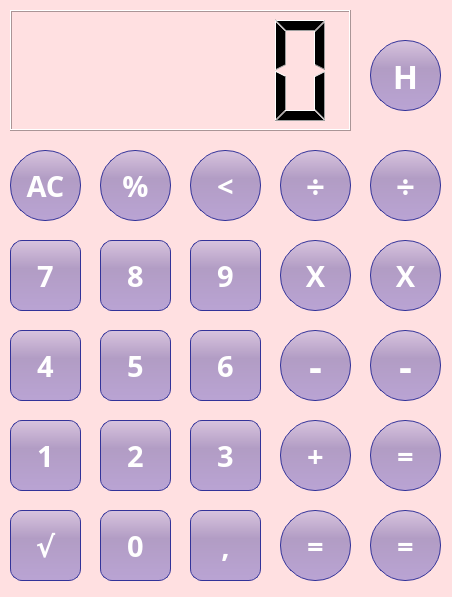
<?xml version="1.0" encoding="UTF-8"?>
<ui version="4.0">
 <class>MainWindow</class>
 <widget class="QMainWindow" name="MainWindow">
  <property name="geometry">
   <rect>
    <x>0</x>
    <y>0</y>
    <width>452</width>
    <height>597</height>
   </rect>
  </property>
  <property name="windowTitle">
   <string>MainWindow</string>
  </property>
  <property name="styleSheet">
   <string notr="true">

background-color:rgb(255, 224, 225)</string>
  </property>
  <property name="toolButtonStyle">
   <enum>Qt::ToolButtonStyle::ToolButtonTextBesideIcon</enum>
  </property>
  <widget class="QWidget" name="Botones">
   <widget class="QLCDNumber" name="LcdNumber">
    <property name="geometry">
     <rect>
      <x>10</x>
      <y>10</y>
      <width>341</width>
      <height>121</height>
     </rect>
    </property>
    <property name="maximumSize">
     <size>
      <width>341</width>
      <height>16777215</height>
     </size>
    </property>
    <property name="font">
     <font>
      <family>Segoe UI</family>
     </font>
    </property>
   </widget>
   <widget class="QPushButton" name="Bt_borrar">
    <property name="geometry">
     <rect>
      <x>10</x>
      <y>150</y>
      <width>71</width>
      <height>71</height>
     </rect>
    </property>
    <property name="font">
     <font>
      <family>Vrinda</family>
      <pointsize>22</pointsize>
      <italic>false</italic>
      <bold>true</bold>
     </font>
    </property>
    <property name="styleSheet">
     <string notr="true">QPushButton {
color: white;
background-color: QLinearGradient(spread:pad x1: 0, y1: 0, x2: 0, y2: 1, stop: 0.0 rgba(156,152,215,100), stop: 0.4 rgba(58,52,151,100), stop: 1.0 rgba(78,70,190,100));
border-width: 1px;
border-color: #339;
border-style: solid;
border-radius: 35;
padding: 3px;
padding-left: 5px;
padding-right: 5px;
font:bold;
font-family:Vrinda;
}</string>
    </property>
    <property name="text">
     <string>AC</string>
    </property>
   </widget>
   <widget class="QPushButton" name="Bt_porcentaje">
    <property name="geometry">
     <rect>
      <x>100</x>
      <y>150</y>
      <width>71</width>
      <height>71</height>
     </rect>
    </property>
    <property name="font">
     <font>
      <family>Vrinda</family>
      <pointsize>22</pointsize>
      <italic>false</italic>
      <bold>true</bold>
     </font>
    </property>
    <property name="styleSheet">
     <string notr="true">QPushButton {
color: white;
background-color: QLinearGradient(spread:pad x1: 0, y1: 0, x2: 0, y2: 1, stop: 0.0 rgba(156,152,215,100), stop: 0.4 rgba(58,52,151,100), stop: 1.0 rgba(78,70,190,100));
border-width: 1px;
border-color: #339;
border-style: solid;
border-radius: 35;;
padding: 3px;
padding-left: 5px;
padding-right: 5px;
font:bold;
font-family:Vrinda;
}</string>
    </property>
    <property name="text">
     <string>%</string>
    </property>
   </widget>
   <widget class="QPushButton" name="delete_2">
    <property name="geometry">
     <rect>
      <x>190</x>
      <y>150</y>
      <width>71</width>
      <height>71</height>
     </rect>
    </property>
    <property name="font">
     <font>
      <family>Vrinda</family>
      <pointsize>22</pointsize>
      <italic>false</italic>
      <bold>true</bold>
     </font>
    </property>
    <property name="styleSheet">
     <string notr="true">QPushButton {
color: white;
background-color: QLinearGradient(spread:pad x1: 0, y1: 0, x2: 0, y2: 1, stop: 0.0 rgba(156,152,215,100), stop: 0.4 rgba(58,52,151,100), stop: 1.0 rgba(78,70,190,100));
border-width: 1px;
border-color: #339;
border-style: solid;
border-radius: 35;;
padding: 3px;
padding-left: 5px;
padding-right: 5px;
font:bold;
font-family:Vrinda;
}</string>
    </property>
    <property name="text">
     <string>&lt;</string>
    </property>
   </widget>
   <widget class="QPushButton" name="Bt_dividir">
    <property name="geometry">
     <rect>
      <x>280</x>
      <y>150</y>
      <width>71</width>
      <height>71</height>
     </rect>
    </property>
    <property name="font">
     <font>
      <family>Vrinda</family>
      <pointsize>25</pointsize>
      <italic>false</italic>
      <bold>true</bold>
     </font>
    </property>
    <property name="styleSheet">
     <string notr="true">QPushButton {
color: white;
background-color: QLinearGradient(spread:pad x1: 0, y1: 0, x2: 0, y2: 1, stop: 0.0 rgba(156,152,215,100), stop: 0.4 rgba(58,52,151,100), stop: 1.0 rgba(78,70,190,100));
border-width: 1px;
border-color: #339;
border-style: solid;
border-radius: 35;;
padding: 3px;
padding-left: 5px;
padding-right: 5px;
font:bold;
font-family:Vrinda;
}</string>
    </property>
    <property name="text">
     <string>÷</string>
    </property>
   </widget>
   <widget class="QPushButton" name="Bu7">
    <property name="geometry">
     <rect>
      <x>10</x>
      <y>240</y>
      <width>71</width>
      <height>71</height>
     </rect>
    </property>
    <property name="font">
     <font>
      <family>Vrinda</family>
      <pointsize>22</pointsize>
      <italic>false</italic>
      <bold>true</bold>
     </font>
    </property>
    <property name="styleSheet">
     <string notr="true">QPushButton {
color: white;
background-color: QLinearGradient(spread:pad x1: 0, y1: 0, x2: 0, y2: 1, stop: 0.0 rgba(156,152,215,100), stop: 0.4 rgba(58,52,151,100), stop: 1.0 rgba(78,70,190,100));
border-width: 1px;
border-color: #339;
border-style: solid;
border-radius: 12;
padding: 3px;
padding-left: 5px;
padding-right: 5px;
font:bold;
font-family:Vrinda;
}</string>
    </property>
    <property name="text">
     <string>7</string>
    </property>
   </widget>
   <widget class="QPushButton" name="Bt_multi">
    <property name="geometry">
     <rect>
      <x>280</x>
      <y>240</y>
      <width>71</width>
      <height>71</height>
     </rect>
    </property>
    <property name="font">
     <font>
      <family>Vrinda</family>
      <pointsize>22</pointsize>
      <italic>false</italic>
      <bold>true</bold>
     </font>
    </property>
    <property name="styleSheet">
     <string notr="true">QPushButton {
color: white;
background-color: QLinearGradient(spread:pad x1: 0, y1: 0, x2: 0, y2: 1, stop: 0.0 rgba(156,152,215,100), stop: 0.4 rgba(58,52,151,100), stop: 1.0 rgba(78,70,190,100));
border-width: 1px;
border-color: #339;
border-style: solid;
border-radius: 35;
padding: 3px;
padding-left: 5px;
padding-right: 5px;
font:bold;
font-family:Vrinda;
}</string>
    </property>
    <property name="text">
     <string>X</string>
    </property>
   </widget>
   <widget class="QPushButton" name="Bu9">
    <property name="geometry">
     <rect>
      <x>190</x>
      <y>240</y>
      <width>71</width>
      <height>71</height>
     </rect>
    </property>
    <property name="font">
     <font>
      <family>Vrinda</family>
      <pointsize>22</pointsize>
      <italic>false</italic>
      <bold>true</bold>
     </font>
    </property>
    <property name="styleSheet">
     <string notr="true">QPushButton {
color: white;
background-color: QLinearGradient(spread:pad x1: 0, y1: 0, x2: 0, y2: 1, stop: 0.0 rgba(156,152,215,100), stop: 0.4 rgba(58,52,151,100), stop: 1.0 rgba(78,70,190,100));
border-width: 1px;
border-color: #339;
border-style: solid;
border-radius: 12;
padding: 3px;
padding-left: 5px;
padding-right: 5px;
font:bold;
font-family:Vrinda;
}</string>
    </property>
    <property name="text">
     <string>9</string>
    </property>
   </widget>
   <widget class="QPushButton" name="Bu8">
    <property name="geometry">
     <rect>
      <x>100</x>
      <y>240</y>
      <width>71</width>
      <height>71</height>
     </rect>
    </property>
    <property name="font">
     <font>
      <family>Vrinda</family>
      <pointsize>22</pointsize>
      <italic>false</italic>
      <bold>true</bold>
     </font>
    </property>
    <property name="styleSheet">
     <string notr="true">QPushButton {
color: white;
background-color: QLinearGradient(spread:pad x1: 0, y1: 0, x2: 0, y2: 1, stop: 0.0 rgba(156,152,215,100), stop: 0.4 rgba(58,52,151,100), stop: 1.0 rgba(78,70,190,100));
border-width: 1px;
border-color: #339;
border-style: solid;
border-radius: 12;
padding: 3px;
padding-left: 5px;
padding-right: 5px;
font:bold;
font-family:Vrinda;
}</string>
    </property>
    <property name="text">
     <string>8</string>
    </property>
   </widget>
   <widget class="QPushButton" name="Bu5">
    <property name="geometry">
     <rect>
      <x>100</x>
      <y>330</y>
      <width>71</width>
      <height>71</height>
     </rect>
    </property>
    <property name="font">
     <font>
      <family>Vrinda</family>
      <pointsize>22</pointsize>
      <italic>false</italic>
      <bold>true</bold>
     </font>
    </property>
    <property name="styleSheet">
     <string notr="true">QPushButton {
color: white;
background-color: QLinearGradient(spread:pad x1: 0, y1: 0, x2: 0, y2: 1, stop: 0.0 rgba(156,152,215,100), stop: 0.4 rgba(58,52,151,100), stop: 1.0 rgba(78,70,190,100));
border-width: 1px;
border-color: #339;
border-style: solid;
border-radius: 12;
padding: 3px;
padding-left: 5px;
padding-right: 5px;
font:bold;
font-family:Vrinda;
}</string>
    </property>
    <property name="text">
     <string>5</string>
    </property>
   </widget>
   <widget class="QPushButton" name="Bu6">
    <property name="geometry">
     <rect>
      <x>190</x>
      <y>330</y>
      <width>71</width>
      <height>71</height>
     </rect>
    </property>
    <property name="font">
     <font>
      <family>Vrinda</family>
      <pointsize>22</pointsize>
      <italic>false</italic>
      <bold>true</bold>
     </font>
    </property>
    <property name="styleSheet">
     <string notr="true">QPushButton {
color: white;
background-color: QLinearGradient(spread:pad x1: 0, y1: 0, x2: 0, y2: 1, stop: 0.0 rgba(156,152,215,100), stop: 0.4 rgba(58,52,151,100), stop: 1.0 rgba(78,70,190,100));
border-width: 1px;
border-color: #339;
border-style: solid;
border-radius: 12;
padding: 3px;
padding-left: 5px;
padding-right: 5px;
font:bold;
font-family:Vrinda;
}</string>
    </property>
    <property name="text">
     <string>6</string>
    </property>
   </widget>
   <widget class="QPushButton" name="Bt_restar">
    <property name="geometry">
     <rect>
      <x>280</x>
      <y>330</y>
      <width>71</width>
      <height>71</height>
     </rect>
    </property>
    <property name="font">
     <font>
      <family>Vrinda</family>
      <pointsize>30</pointsize>
      <italic>false</italic>
      <bold>true</bold>
     </font>
    </property>
    <property name="styleSheet">
     <string notr="true">QPushButton {
color: white;
background-color: QLinearGradient(spread:pad x1: 0, y1: 0, x2: 0, y2: 1, stop: 0.0 rgba(156,152,215,100), stop: 0.4 rgba(58,52,151,100), stop: 1.0 rgba(78,70,190,100));
border-width: 1px;
border-color: #339;
border-style: solid;
border-radius:35;
padding: 3px;
padding-left: 5px;
padding-right: 5px;
font:bold;
font-family:Vrinda;
}</string>
    </property>
    <property name="text">
     <string>-</string>
    </property>
   </widget>
   <widget class="QPushButton" name="Bu4">
    <property name="geometry">
     <rect>
      <x>10</x>
      <y>330</y>
      <width>71</width>
      <height>71</height>
     </rect>
    </property>
    <property name="font">
     <font>
      <family>Vrinda</family>
      <pointsize>22</pointsize>
      <italic>false</italic>
      <bold>true</bold>
     </font>
    </property>
    <property name="styleSheet">
     <string notr="true">QPushButton {
color: white;
background-color: QLinearGradient(spread:pad x1: 0, y1: 0, x2: 0, y2: 1, stop: 0.0 rgba(156,152,215,100), stop: 0.4 rgba(58,52,151,100), stop: 1.0 rgba(78,70,190,100));
border-width: 1px;
border-color: #339;
border-style: solid;
border-radius: 12;
padding: 3px;
padding-left: 5px;
padding-right: 5px;
font:bold;
font-family:Vrinda;
}</string>
    </property>
    <property name="text">
     <string>4</string>
    </property>
   </widget>
   <widget class="QPushButton" name="Bt_sumar">
    <property name="geometry">
     <rect>
      <x>280</x>
      <y>420</y>
      <width>71</width>
      <height>71</height>
     </rect>
    </property>
    <property name="font">
     <font>
      <family>Vrinda</family>
      <pointsize>22</pointsize>
      <italic>false</italic>
      <bold>true</bold>
     </font>
    </property>
    <property name="styleSheet">
     <string notr="true">QPushButton {
color: white;
background-color: QLinearGradient(spread:pad x1: 0, y1: 0, x2: 0, y2: 1, stop: 0.0 rgba(156,152,215,100), stop: 0.4 rgba(58,52,151,100), stop: 1.0 rgba(78,70,190,100));
border-width: 1px;
border-color: #339;
border-style: solid;
border-radius: 35;
padding: 3px;
padding-left: 5px;
padding-right: 5px;
font:bold;
font-family:Vrinda;
}</string>
    </property>
    <property name="text">
     <string>+</string>
    </property>
   </widget>
   <widget class="QPushButton" name="Bu1">
    <property name="geometry">
     <rect>
      <x>10</x>
      <y>420</y>
      <width>71</width>
      <height>71</height>
     </rect>
    </property>
    <property name="font">
     <font>
      <family>Vrinda</family>
      <pointsize>22</pointsize>
      <italic>false</italic>
      <bold>true</bold>
     </font>
    </property>
    <property name="styleSheet">
     <string notr="true">QPushButton {
color: white;
background-color: QLinearGradient(spread:pad x1: 0, y1: 0, x2: 0, y2: 1, stop: 0.0 rgba(156,152,215,100), stop: 0.4 rgba(58,52,151,100), stop: 1.0 rgba(78,70,190,100));
border-width: 1px;
border-color: #339;
border-style: solid;
border-radius: 12;
padding: 3px;
padding-left: 5px;
padding-right: 5px;
font:bold;
font-family:Vrinda;
}</string>
    </property>
    <property name="text">
     <string>1</string>
    </property>
   </widget>
   <widget class="QPushButton" name="Bu3">
    <property name="geometry">
     <rect>
      <x>190</x>
      <y>420</y>
      <width>71</width>
      <height>71</height>
     </rect>
    </property>
    <property name="font">
     <font>
      <family>Vrinda</family>
      <pointsize>22</pointsize>
      <italic>false</italic>
      <bold>true</bold>
     </font>
    </property>
    <property name="styleSheet">
     <string notr="true">QPushButton {
color: white;
background-color: QLinearGradient(spread:pad x1: 0, y1: 0, x2: 0, y2: 1, stop: 0.0 rgba(156,152,215,100), stop: 0.4 rgba(58,52,151,100), stop: 1.0 rgba(78,70,190,100));
border-width: 1px;
border-color: #339;
border-style: solid;
border-radius: 12;
padding: 3px;
padding-left: 5px;
padding-right: 5px;
font:bold;
font-family:Vrinda;
}</string>
    </property>
    <property name="text">
     <string>3</string>
    </property>
   </widget>
   <widget class="QPushButton" name="Bu2">
    <property name="geometry">
     <rect>
      <x>100</x>
      <y>420</y>
      <width>71</width>
      <height>71</height>
     </rect>
    </property>
    <property name="font">
     <font>
      <family>Vrinda</family>
      <pointsize>22</pointsize>
      <italic>false</italic>
      <bold>true</bold>
     </font>
    </property>
    <property name="styleSheet">
     <string notr="true">QPushButton {
color: white;
background-color: QLinearGradient(spread:pad x1: 0, y1: 0, x2: 0, y2: 1, stop: 0.0 rgba(156,152,215,100), stop: 0.4 rgba(58,52,151,100), stop: 1.0 rgba(78,70,190,100));
border-width: 1px;
border-color: #339;
border-style: solid;
border-radius: 12;
padding: 3px;
padding-left: 5px;
padding-right: 5px;
font:bold;
font-family:Vrinda;
}</string>
    </property>
    <property name="text">
     <string>2</string>
    </property>
   </widget>
   <widget class="QPushButton" name="Bt_igual">
    <property name="geometry">
     <rect>
      <x>280</x>
      <y>510</y>
      <width>71</width>
      <height>71</height>
     </rect>
    </property>
    <property name="font">
     <font>
      <family>Vrinda</family>
      <pointsize>22</pointsize>
      <italic>false</italic>
      <bold>true</bold>
     </font>
    </property>
    <property name="styleSheet">
     <string notr="true">QPushButton {
color: white;
background-color: QLinearGradient(spread:pad x1: 0, y1: 0, x2: 0, y2: 1, stop: 0.0 rgba(156,152,215,100), stop: 0.4 rgba(58,52,151,100), stop: 1.0 rgba(78,70,190,100));
border-width: 1px;
border-color: #339;
border-style: solid;
border-radius: 35;
padding: 3px;
padding-left: 5px;
padding-right: 5px;
font:bold;
font-family:Vrinda;
}</string>
    </property>
    <property name="text">
     <string>=</string>
    </property>
   </widget>
   <widget class="QPushButton" name="Bu0">
    <property name="geometry">
     <rect>
      <x>100</x>
      <y>510</y>
      <width>71</width>
      <height>71</height>
     </rect>
    </property>
    <property name="font">
     <font>
      <family>Vrinda</family>
      <pointsize>22</pointsize>
      <italic>false</italic>
      <bold>true</bold>
     </font>
    </property>
    <property name="styleSheet">
     <string notr="true">QPushButton {
color: white;
background-color: QLinearGradient(spread:pad x1: 0, y1: 0, x2: 0, y2: 1, stop: 0.0 rgba(156,152,215,100), stop: 0.4 rgba(58,52,151,100), stop: 1.0 rgba(78,70,190,100));
border-width: 1px;
border-color: #339;
border-style: solid;
border-radius: 12;
padding: 3px;
padding-left: 5px;
padding-right: 5px;
font:bold;
font-family:Vrinda;
}</string>
    </property>
    <property name="text">
     <string>0</string>
    </property>
   </widget>
   <widget class="QPushButton" name="Bt_coma">
    <property name="geometry">
     <rect>
      <x>190</x>
      <y>510</y>
      <width>71</width>
      <height>71</height>
     </rect>
    </property>
    <property name="font">
     <font>
      <family>Vrinda</family>
      <pointsize>22</pointsize>
      <italic>false</italic>
      <bold>true</bold>
     </font>
    </property>
    <property name="styleSheet">
     <string notr="true">QPushButton {
color: white;
background-color: QLinearGradient(spread:pad x1: 0, y1: 0, x2: 0, y2: 1, stop: 0.0 rgba(156,152,215,100), stop: 0.4 rgba(58,52,151,100), stop: 1.0 rgba(78,70,190,100));
border-width: 1px;
border-color: #339;
border-style: solid;
border-radius: 12;
padding: 3px;
padding-left: 5px;
padding-right: 5px;
font:bold;
font-family:Vrinda;
}</string>
    </property>
    <property name="text">
     <string>,</string>
    </property>
   </widget>
   <widget class="QPushButton" name="Bt_raiz">
    <property name="geometry">
     <rect>
      <x>10</x>
      <y>510</y>
      <width>71</width>
      <height>71</height>
     </rect>
    </property>
    <property name="font">
     <font>
      <family>Vrinda</family>
      <pointsize>22</pointsize>
      <italic>false</italic>
      <bold>true</bold>
     </font>
    </property>
    <property name="styleSheet">
     <string notr="true">QPushButton {
color: white;
background-color: QLinearGradient(spread:pad x1: 0, y1: 0, x2: 0, y2: 1, stop: 0.0 rgba(156,152,215,100), stop: 0.4 rgba(58,52,151,100), stop: 1.0 rgba(78,70,190,100));
border-width: 1px;
border-color: #339;
border-style: solid;
border-radius: 12;
padding: 3px;
padding-left: 5px;
padding-right: 5px;
font:bold;
font-family:Vrinda;
}</string>
    </property>
    <property name="text">
     <string>√</string>
    </property>
   </widget>
   <widget class="QTableWidget" name="Ta_Historial">
    <property name="geometry">
     <rect>
      <x>470</x>
      <y>10</y>
      <width>256</width>
      <height>561</height>
     </rect>
    </property>
   </widget>
   <widget class="QPushButton" name="igual_2">
    <property name="geometry">
     <rect>
      <x>370</x>
      <y>510</y>
      <width>71</width>
      <height>71</height>
     </rect>
    </property>
    <property name="font">
     <font>
      <family>Vrinda</family>
      <pointsize>22</pointsize>
      <italic>false</italic>
      <bold>true</bold>
     </font>
    </property>
    <property name="styleSheet">
     <string notr="true">QPushButton {
color: white;
background-color: QLinearGradient(spread:pad x1: 0, y1: 0, x2: 0, y2: 1, stop: 0.0 rgba(156,152,215,100), stop: 0.4 rgba(58,52,151,100), stop: 1.0 rgba(78,70,190,100));
border-width: 1px;
border-color: #339;
border-style: solid;
border-radius: 35;
padding: 3px;
padding-left: 5px;
padding-right: 5px;
font:bold;
font-family:Vrinda;
}</string>
    </property>
    <property name="text">
     <string>=</string>
    </property>
   </widget>
   <widget class="QPushButton" name="igual_3">
    <property name="geometry">
     <rect>
      <x>370</x>
      <y>420</y>
      <width>71</width>
      <height>71</height>
     </rect>
    </property>
    <property name="font">
     <font>
      <family>Vrinda</family>
      <pointsize>22</pointsize>
      <italic>false</italic>
      <bold>true</bold>
     </font>
    </property>
    <property name="styleSheet">
     <string notr="true">QPushButton {
color: white;
background-color: QLinearGradient(spread:pad x1: 0, y1: 0, x2: 0, y2: 1, stop: 0.0 rgba(156,152,215,100), stop: 0.4 rgba(58,52,151,100), stop: 1.0 rgba(78,70,190,100));
border-width: 1px;
border-color: #339;
border-style: solid;
border-radius: 35;
padding: 3px;
padding-left: 5px;
padding-right: 5px;
font:bold;
font-family:Vrinda;
}</string>
    </property>
    <property name="text">
     <string>=</string>
    </property>
   </widget>
   <widget class="QPushButton" name="restar_2">
    <property name="geometry">
     <rect>
      <x>370</x>
      <y>330</y>
      <width>71</width>
      <height>71</height>
     </rect>
    </property>
    <property name="font">
     <font>
      <family>Vrinda</family>
      <pointsize>30</pointsize>
      <italic>false</italic>
      <bold>true</bold>
     </font>
    </property>
    <property name="styleSheet">
     <string notr="true">QPushButton {
color: white;
background-color: QLinearGradient(spread:pad x1: 0, y1: 0, x2: 0, y2: 1, stop: 0.0 rgba(156,152,215,100), stop: 0.4 rgba(58,52,151,100), stop: 1.0 rgba(78,70,190,100));
border-width: 1px;
border-color: #339;
border-style: solid;
border-radius:35;
padding: 3px;
padding-left: 5px;
padding-right: 5px;
font:bold;
font-family:Vrinda;
}</string>
    </property>
    <property name="text">
     <string>-</string>
    </property>
   </widget>
   <widget class="QPushButton" name="dividir_2">
    <property name="geometry">
     <rect>
      <x>370</x>
      <y>150</y>
      <width>71</width>
      <height>71</height>
     </rect>
    </property>
    <property name="font">
     <font>
      <family>Vrinda</family>
      <pointsize>25</pointsize>
      <italic>false</italic>
      <bold>true</bold>
     </font>
    </property>
    <property name="styleSheet">
     <string notr="true">QPushButton {
color: white;
background-color: QLinearGradient(spread:pad x1: 0, y1: 0, x2: 0, y2: 1, stop: 0.0 rgba(156,152,215,100), stop: 0.4 rgba(58,52,151,100), stop: 1.0 rgba(78,70,190,100));
border-width: 1px;
border-color: #339;
border-style: solid;
border-radius: 35;;
padding: 3px;
padding-left: 5px;
padding-right: 5px;
font:bold;
font-family:Vrinda;
}</string>
    </property>
    <property name="text">
     <string>÷</string>
    </property>
   </widget>
   <widget class="QPushButton" name="multi_2">
    <property name="geometry">
     <rect>
      <x>370</x>
      <y>240</y>
      <width>71</width>
      <height>71</height>
     </rect>
    </property>
    <property name="font">
     <font>
      <family>Vrinda</family>
      <pointsize>22</pointsize>
      <italic>false</italic>
      <bold>true</bold>
     </font>
    </property>
    <property name="styleSheet">
     <string notr="true">QPushButton {
color: white;
background-color: QLinearGradient(spread:pad x1: 0, y1: 0, x2: 0, y2: 1, stop: 0.0 rgba(156,152,215,100), stop: 0.4 rgba(58,52,151,100), stop: 1.0 rgba(78,70,190,100));
border-width: 1px;
border-color: #339;
border-style: solid;
border-radius: 35;
padding: 3px;
padding-left: 5px;
padding-right: 5px;
font:bold;
font-family:Vrinda;
}</string>
    </property>
    <property name="text">
     <string>X</string>
    </property>
   </widget>
   <widget class="QPushButton" name="dividir_3">
    <property name="geometry">
     <rect>
      <x>370</x>
      <y>40</y>
      <width>71</width>
      <height>71</height>
     </rect>
    </property>
    <property name="font">
     <font>
      <family>Vrinda</family>
      <pointsize>25</pointsize>
      <italic>false</italic>
      <bold>true</bold>
     </font>
    </property>
    <property name="styleSheet">
     <string notr="true">QPushButton {
color: white;
background-color: QLinearGradient(spread:pad x1: 0, y1: 0, x2: 0, y2: 1, stop: 0.0 rgba(156,152,215,100), stop: 0.4 rgba(58,52,151,100), stop: 1.0 rgba(78,70,190,100));
border-width: 1px;
border-color: #339;
border-style: solid;
border-radius: 35;;
padding: 3px;
padding-left: 5px;
padding-right: 5px;
font:bold;
font-family:Vrinda;
}</string>
    </property>
    <property name="text">
     <string>H</string>
    </property>
   </widget>
  </widget>
 </widget>
 <resources/>
 <connections/>
</ui>
